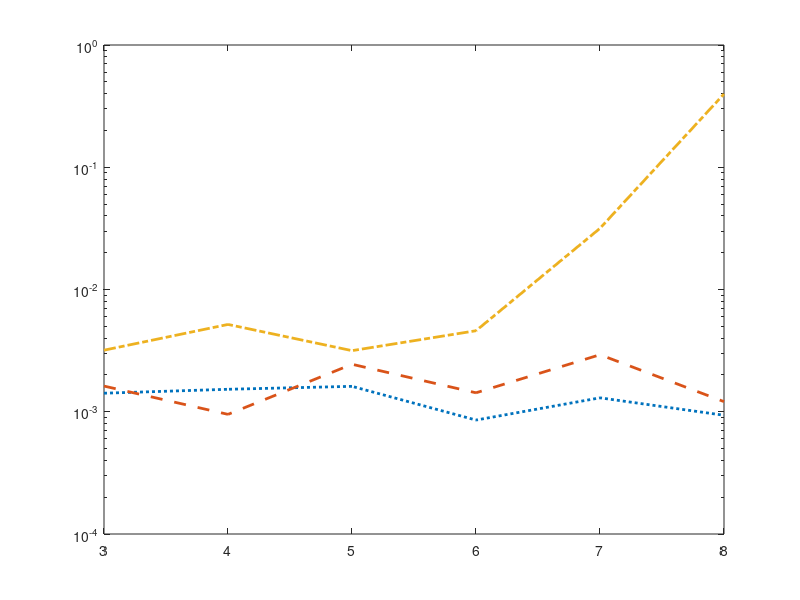

This chart was generated by the following MATLAB code: (Note: this script raises an error after producing the figure.)
clear
load('per_data.mat', 'per_data')
sum_mat = zeros(1,24);

% for i = 1:24
%     sum_mat(i) = sum(per_data.res(i,:));
% end
% 
% sum_mat(1:3) = sum_mat(1:3)/ sum_mat(1);
% sum_mat(5:7) = sum_mat(5:7)/ sum_mat(5);
% sum_mat(9:11) = sum_mat(9:11)/ sum_mat(9);
% sum_mat(13:15) = sum_mat(13:15)/ sum_mat(13);
% sum_mat(17:19) = sum_mat(17:19)/ sum_mat(17);
% sum_mat(21:23) = sum_mat(21:23)/ sum_mat(21);
% 
% sum_mat'
% %normalize and take log
% log_sum_mat = log(sum_mat +1);
% log_sum_mat'
% speed_mat = zeros(1,24);
% 
% 
% speed_mat(1:3) = log_sum_mat(1:3)/ log_sum_mat(1);
% speed_mat(5:7) = log_sum_mat(5:7)/ log_sum_mat(5);
% speed_mat(9:11) = log_sum_mat(9:11)/ log_sum_mat(9);
% speed_mat(13:15) = log_sum_mat(13:15)/ log_sum_mat(13);
% speed_mat(17:19) = log_sum_mat(17:19)/ log_sum_mat(17);
% speed_mat(21:23) = log_sum_mat(21:23)/ log_sum_mat(21);
% %%
% % remove the last bar column to see max d = 7
% figure,
% a = gca;
% bar([per_data.res(1:4,:); per_data.res(5:8,:); per_data.res(9:12,:); per_data.res(13:16,:); per_data.res(17:20,:); per_data.res(21:24,:)],'stacked');
% %bar(log_sum_mat)
% title('Runtime in each d-way tensor with n=2000')
% ylabel('Raw Runtime')
% 
% xlabel('Size')
% xticks([0:24]);
% xticklabels({'','QR Imp','NE','QR Exp','','QR Imp','NE','QR Exp','','QR Imp','NE','QR Exp','','QR Imp','NE','QR Exp','','QR Imp','NE','QR Exp','','QR Imp','NE','QR Exp'});
% a.XRuler.TickLabelGapOffset = 15;   
% a.YRuler.TickLabelGapOffset = 15;
% %text(1:length(log_sum_mat),log_sum_mat,num2str(speed_mat'),'vert','bottom','horiz','center')
% 
% v = -0.1;
% text(1.5,v,'d=3','fontsize',10)
% text(5.5,v,'d=4','fontsize',10)
% text(9.5,v,'d=5','fontsize',10)
% text(13.5,v,'d=6','fontsize',10)
% text(17.5,v,'d=7','fontsize',10)
% text(21.5,v,'d=8','fontsize',10)
% 
% l = legend('Gram/QR','QR on R','Qtb','apply QR on R','Atb','Back','fontsize',16);

%%

for i = 1:24
    sum_mat(i) = sum(per_data.res(i,:));
end



x = [3,4,5,6,7,8];
y1 = zeros(1,6);
y2 = zeros(1,6);
y3 = zeros(1,6);
yy1 = 1;
for i = 1:6
    y1(yy1) = sum_mat(4*(i-1)+1);
    y2(yy1) = sum_mat(4*(i-1)+2);
    y3(yy1) = sum_mat(4*(i-1)+3);
    
    yy1 = yy1+ 1;
end

figure,
ax = gca;

o = semilogy(x,y1,':','linewidth',2), hold on
p = semilogy(x,y2,'--','linewidth',2)
q = semilogy(x,y3,'-.','linewidth',2)
p.Marker = "o"
o.Marker = "o"
q.Marker = "o"


ylabel("Time (secs)")
xlabel("d")
set(gca, 'XTick', 3:8)
l = legend("QR Imp", "NE","QR Exp")
l.Location = 'northwest'
set(gca,'fontsize',16);
set(gcf,'Units','inches');
screenposition = get(gcf,'Position');
set(gcf,...
    'PaperPosition',[0 0 screenposition(3:4)],...
    'PaperSize',[screenposition(3:4)]);
%saveas(gcf,'lineplot_p.pdf')
